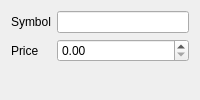
<?xml version="1.0" encoding="UTF-8"?>
<ui version="4.0">
 <class>QuickStats</class>
 <widget class="QWidget" name="QuickStats">
  <property name="windowTitle">
   <string>Quick Stats</string>
  </property>
  <layout class="QFormLayout" name="formLayout">
   <item row="0" column="0">
    <widget class="QLabel" name="labelSymbol">
     <property name="text">
      <string>Symbol</string>
     </property>
    </widget>
   </item>
   <item row="0" column="1">
    <widget class="QLineEdit" name="editSymbol"/>
   </item>
   <item row="1" column="0">
    <widget class="QLabel" name="labelPrice">
     <property name="text">
      <string>Price</string>
     </property>
    </widget>
   </item>
   <item row="1" column="1">
    <widget class="QDoubleSpinBox" name="spinPrice"/>
   </item>
  </layout>
 </widget>
 <resources/>
 <connections/>
 </ui>
